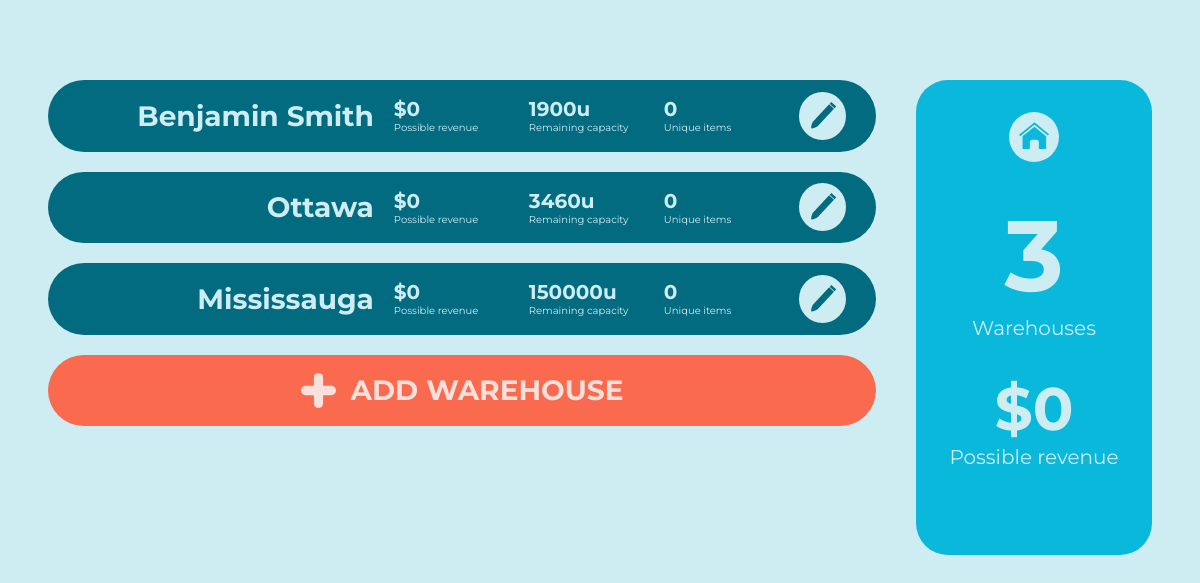
The app's page /warehouses with its own data.
### wms/models.py (models this page shows, shortened)
class Warehouse(db.Model):
    _id = db.Column(db.Integer, primary_key=True)
    name = db.Column(db.String(14), unique=True, nullable=False)
    capacity = db.Column(db.Integer, nullable=False)
    items = db.relationship("Item", backref="home_warehouse", lazy=True)
    @hybrid_property
    def remaining_capacity(self):
        capacityUsed = 0
        for item in self.items:
            capacityUsed += item.quantity * ItemTemplate.query.filter_by(_id=item.item_template_id).size
        return self.capacity - capacityUsed
    @hybrid_property
    def possible_revenue(self):
        revenue = 0
        for item in self.items:
            item_temp = ItemTemplate.query.filter_by(_id=item.item_template_id)
            revenue += item.quantity * (item_temp.price - item_temp.cost)
        return revenue

### wms/routes.py (the view)
@app.route("/warehouses", methods=["GET", "POST"])
def warehouses():
    warehouseForm = WarehouseForm()
    warehouseList = Warehouse.query.all()
    possibleRevenue = 0
    for warehouse in warehouseList:
        possibleRevenue += warehouse.possible_revenue
    if warehouseForm.validate_on_submit():
        flash(f'Warehouse "{warehouseForm.name.data}" created.')
        db.session.add(Warehouse(name=warehouseForm.name.data,
                                 capacity=warehouseForm.capacity.data))
        db.session.commit()
        return redirect(url_for('warehouses'))
    return render_template('warehouses.html',
                           warehouseForm=warehouseForm,
                           warehouses=warehouseList,
                           possibleRevenue=possibleRevenue)

### wms/templates/warehouses.html (shortened to what this page needs)
<!DOCTYPE html>
{% extends "base.html" %}
{% block content %}
<link rel="stylesheet" href="static/warehouses.css">
<div class="content">
    <div class="list">
        <ul>
            {% for warehouse in warehouses %}
            <li class="warehouse-card">
                <ul>
                    <li>
                        <h1>{{warehouse.name}}</h1>
                    </li>
                    <li>
                        <ul class="stats">
                            <li>
                                <h2>${{warehouse.possible_revenue}}</h2>
                                <p>Possible revenue</p>
                            </li>
                            <li>
                                <h2>{{warehouse.remaining_capacity}}u</h2>
                                <p>Remaining capacity</p>
                            </li>
                            <li>
                                <h2>{{warehouse.items|length}}</h2>
                                <p>Unique items</p>
                            </li>
                        </ul>
                    </li>
                    <li>
                        <button class="edit-button">
                        </button>
                    </li>
                </ul>
            </li>
            {% endfor %}
            <li>
                <button class="add-warehouse" id="add-warehouse">
                    <img src="static/+.svg" alt="+ button">
                    <h1>Add Warehouse</h1>
                </button>
            </li>
        </ul>
    </div>
    <div class="warehouse-stats">
        <ul>
            <li>
                <a href="{{url_for('home')}}" class="home">
                    <img src="static/home.svg" alt="">
                </a>
            </li>
            <li>
                <h1>{{warehouses|length}}</h1>
                <p>Warehouses</p>
            </li>
            <li>
                <h2>
                    ${{possibleRevenue}}
                </h2>
                <p>Possible revenue</p>
            </li>
        </ul>
    </div>
</div>
{% endblock content %}

### wms/static/main.css (style rules this page uses)
body, html { margin: 0; padding: 0; background-color: #CEEDF3; font-family: 'Montserrat', sans-serif; scroll-behavior: smooth; }
a, button { cursor: pointer; font-family: 'Montserrat', sans-serif; text-decoration: none; }
a:link, button:link { text-decoration: none !important; }
img { pointer-events: none; -moz-user-select: none; -ms-user-select: none; user-select: none; -webkit-user-select: none; }

### wms/static/warehouses.css (style rules this page uses)
li { list-style: none; }
body { margin: 5em 3em; }
.content { display: -webkit-box; display: -ms-flexbox; display: flex; }
.list { margin-right: 2.5em; min-width: 75%; height: 475px; overflow-y: scroll; }
.list ul { padding: 0; margin: 0; }
.warehouse-card { color: #CEEDF3; background-color: #036B80; display: -webkit-box; display: -ms-flexbox; display: flex; border-radius: 4em; -webkit-box-align: center; -ms-flex-align: center; align-items: center; padding: 0 30px; margin-bottom: 20px; }
.warehouse-card h1 { font-size: 28px; margin-right: 20px; }
.warehouse-card ul { display: -webkit-box; display: -ms-flexbox; display: flex; -webkit-box-align: center; -ms-flex-align: center; align-items: center; padding: 0; width: 100%; -webkit-box-pack: right; -ms-flex-pack: right; justify-content: right; }
.warehouse-card .stats li { width: 110px; margin-right: 25px; }
.warehouse-card .stats h2 { font-size: 20px; margin: 0; }
.warehouse-card .stats p { font-size: 10px; margin: 0; }
.warehouse-card .edit-button { background-color: #CEEDF3; border-radius: 50%; border: none; display: -webkit-box; display: -ms-flexbox; display: flex; -ms-flex-line-pack: center; align-content: center; padding: 10px; }
.add-warehouse, .add-items { background-color: #F96A4E; color: #FAE0DB; text-transform: uppercase; font-weight: 800; display: -webkit-box; display: -ms-flexbox; display: flex; border: none; border-radius: 4em; width: 100%; -webkit-box-pack: center; -ms-flex-pack: center; justify-content: center; -webkit-box-align: center; -ms-flex-align: center; align-items: center; padding: 0; margin-bottom: 20px; }
.add-warehouse img, .add-items img { margin-right: 15px; width: 35px; height: 35px; }
.add-warehouse h1, .add-items h1 { font-size: 28px; }
.warehouse-stats { background-color: #09B8DB; color: #CEEDF3; border-radius: 2em; width: 100%; padding: 2em 1em; }
.warehouse-stats ul { padding: 0; margin: 0; }
.warehouse-stats ul li { display: block; text-align: center; margin-bottom: 2em; }
.warehouse-stats a { display: -webkit-box; display: -ms-flexbox; display: flex; width: 50px; height: 50px; background-color: #CEEDF3; border-radius: 50%; margin: 0 auto; -webkit-box-pack: center; -ms-flex-pack: center; justify-content: center; -webkit-box-align: center; -ms-flex-align: center; align-items: center; }
.warehouse-stats a img { width: 30px; height: 30px; display: inline-block; }
.warehouse-stats h1 { font-size: 100px; margin: 0; }
.warehouse-stats h2 { font-size: 60px; margin: 0; }
.warehouse-stats p { margin: 0; font-size: 20px; }

### records on screen
Warehouse: name "Benjamin Smith", possible_revenue "0", remaining_capacity "1900", items|length "0"
Warehouse: name "Ottawa", possible_revenue "0", remaining_capacity "3460", items|length "0"
Warehouse: name "Mississauga", possible_revenue "0", remaining_capacity "150000", items|length "0"

### other values on screen
{{ warehouses|length }} "3"
{{ possibleRevenue }} "0"
